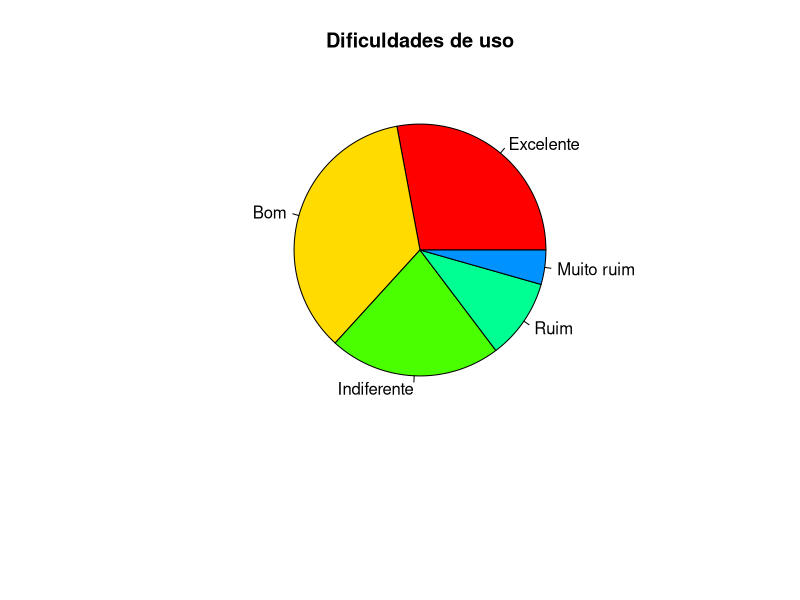
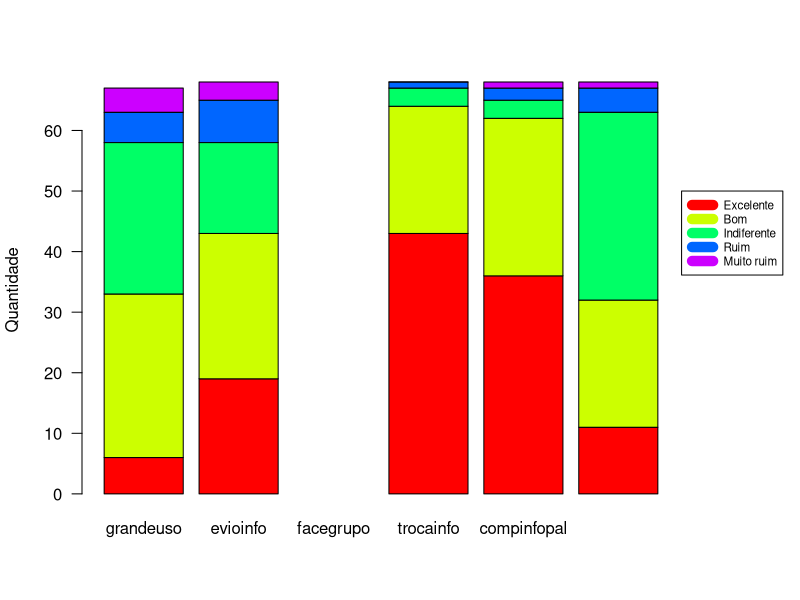

Reproduce these figures in R, in order.
#instala o package se necessário
if (!require(readxl)) install.packages('readxl')
library(readxl)

#joga a planilha em "dados"
dados <- read_excel("dados/umses_alunos_2018.xlsx", sheet="dados")

rotulos <- c("Excelente", "Bom", "Indiferente", "Ruim", "Muito ruim")

#Inicia a geração da imagem
png(filename="gráficos/Secao5_barplot.png", width = 800, height = 600, pointsize = 20)

#muda as margens do gráfico para que o texto não seja cortado
par(mar = c(9,4,4,2))

#"las = 2" faz o texto ficar na vertical; "cex.names" diminui o tamanho do texto; "ylim" determina
#o mínimo e máximo do eixo y
pie(table(dados$evioinfo), col = rainbow(7),
        main = "Dificuldades de uso", labels = rotulos, ylim = c(0,60))

#Inicia o armazenamento dos dados que serão utilizados (da seção 6)
a<-table(dados$grandeuso)

#Dá nome aos parâmetro de entrada (1 = Excelente, ..., 5 = Muito ruim)
names(a)<-c("Excelente", "Bom", "Indiferente", "Ruim", "Muito ruim")

#Apensiona à tabela "a" as outras linhas da seção 6
a<-rbind(a, c(sum(dados$evioinfo==1), sum(dados$evioinfo==2), sum(dados$evioinfo==3),
           sum(dados$evioinfo==4), sum(dados$evioinfo==5)))
a<-rbind(a, c(sum(dados$facegrupo==1), sum(dados$facegrupo==2), sum(dados$facegrupo==3),
              sum(dados$facegrupo==4), sum(dados$facegrupo==5)))
a<-rbind(a, c(sum(dados$trocainfo==1), sum(dados$trocainfo==2), sum(dados$trocainfo==3),
              sum(dados$trocainfo==4), sum(dados$trocainfo==5)))
a<-rbind(a, c(sum(dados$compinfopal==1), sum(dados$compinfopal==2), sum(dados$compinfopal==3),
              sum(dados$compinfopal==4), sum(dados$compinfopal==5)))
a<-rbind(a, c(sum(dados$quadrovirtual==1), sum(dados$quadrovirtual==2), sum(dados$quadrovirtual==3),
              sum(dados$quadrovirtual==4), sum(dados$quadrovirtual==5)))

#muda o nome das linhas para corresponder às perguntas da tabela
rownames(a)<-c("grandeuso", "evioinfo", "facegrupo", "trocainfo", "compinfopal", "quadrovirtual")

#transpõe a tabela
a<-t(a)

par(mar = c(5.1,4.1,4.1,6))
barplot(a, col = rainbow(5), las = 1, ylab = "Quantidade")

legend(7.5, 50, xpd = TRUE, legend = rownames(a), lwd = 10, col = rainbow(5),
       cex = 0.7)
#encerra o salvamento da imagem
dev.off()